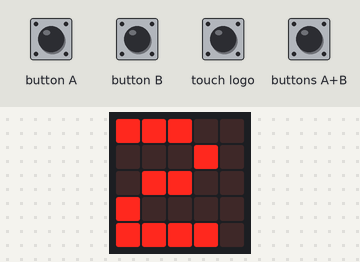
The program below on a simulated BBC micro:bit (MakeCode). Shown: the board's 5×5 LED display. The inputs (shaded band) are chosen by the test bench.

Above: at 1.9 s.
2.0 s: button B pressed for 0.15 s
At 2.9 s:
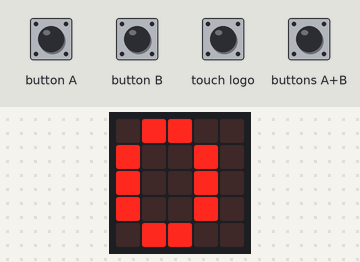
3.6 s: buttons A+B pressed for 0.15 s
At 4.1 s:
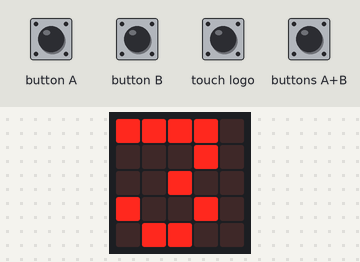
5.2 s: buttons A+B pressed for 1 s
At 6.5 s:
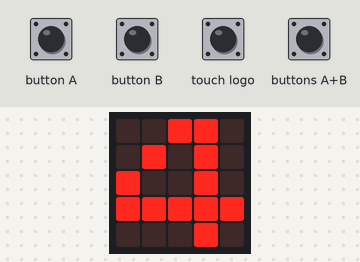
Timing chart, 0 to 8.2 s (numbered marks = the images above; inputs shaded):
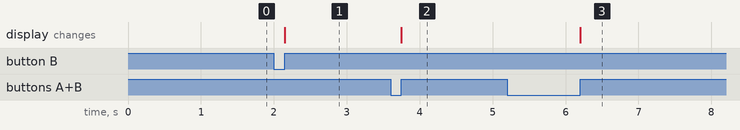

Measured:
- after the input at 2.0 s, the display: changes after 0.15 s (image 1)
- after the input at 3.6 s, the display: changes after 0.15 s (image 2)
- after the input at 5.2 s, the display: changes after 1.0 s (image 3)

The program:

main.ts
```typescript
input.onLogoEvent(TouchButtonEvent.Pressed, function () {
    total = 0
    num = 1
    basic.showNumber(total)
})
input.onButtonPressed(Button.A, function () {
    num += 1
})
input.onButtonPressed(Button.AB, function () {
    dan += 1
    basic.showNumber(dan)
})
input.onButtonPressed(Button.B, function () {
    dan = dan * num
    basic.showNumber(total)
})
let total = 0
let num = 0
let dan = 0
dan = 2
num = 1
total = 0
basic.showNumber(dan)
basic.forever(function () {

})
```

test.ts
```typescript
// 테스트는 여기로 이동합니다; 이 패키지가 확장으로 사용될 때 컴파일되지 않을 것 입니다.
```
